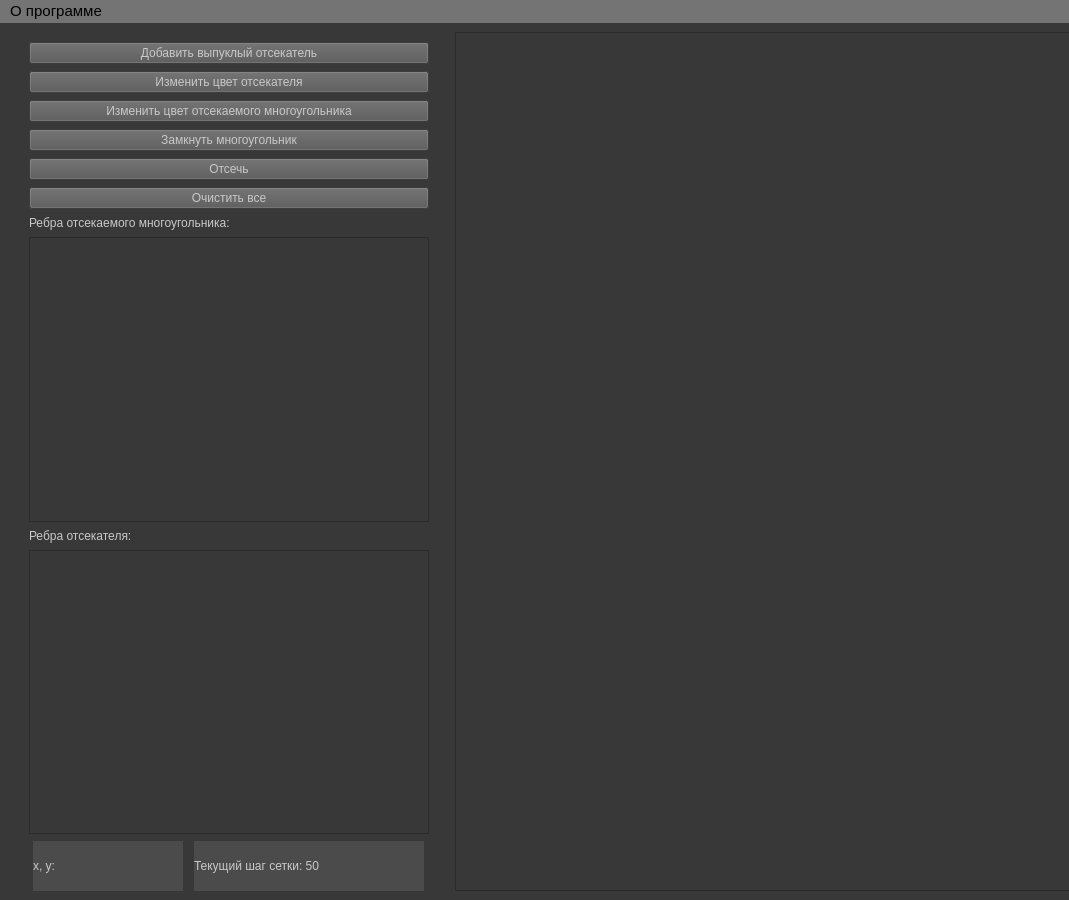
<?xml version="1.0" encoding="UTF-8"?>
<ui version="4.0">
 <class>MainWindow</class>
 <widget class="QMainWindow" name="MainWindow">
  <property name="enabled">
   <bool>true</bool>
  </property>
  <property name="geometry">
   <rect>
    <x>0</x>
    <y>0</y>
    <width>1069</width>
    <height>900</height>
   </rect>
  </property>
  <property name="sizePolicy">
   <sizepolicy hsizetype="Fixed" vsizetype="Fixed">
    <horstretch>0</horstretch>
    <verstretch>0</verstretch>
   </sizepolicy>
  </property>
  <property name="minimumSize">
   <size>
    <width>1000</width>
    <height>900</height>
   </size>
  </property>
  <property name="font">
   <font>
    <family>Arial</family>
    <pointsize>11</pointsize>
    <bold>false</bold>
   </font>
  </property>
  <property name="windowTitle">
   <string>ЛР 9. Отсечение произвольного многоугольника выпуклым отсекателем (алгоритм Сазерленда-Ходжмена) </string>
  </property>
  <property name="autoFillBackground">
   <bool>false</bool>
  </property>
  <property name="styleSheet">
   <string notr="true">background-color: rgb(56, 56, 56);</string>
  </property>
  <widget class="QWidget" name="centralwidget">
   <property name="sizePolicy">
    <sizepolicy hsizetype="Expanding" vsizetype="Expanding">
     <horstretch>0</horstretch>
     <verstretch>0</verstretch>
    </sizepolicy>
   </property>
   <layout class="QGridLayout" name="gridLayout">
    <item row="0" column="0">
     <layout class="QVBoxLayout" name="verticalLayout" stretch="0,0,0,0,0,0,0,0,0,0,0">
      <property name="spacing">
       <number>7</number>
      </property>
      <property name="leftMargin">
       <number>20</number>
      </property>
      <property name="topMargin">
       <number>10</number>
      </property>
      <property name="rightMargin">
       <number>20</number>
      </property>
      <property name="bottomMargin">
       <number>0</number>
      </property>
      <item>
       <widget class="QPushButton" name="add_cutoff_button">
        <property name="sizePolicy">
         <sizepolicy hsizetype="Fixed" vsizetype="Fixed">
          <horstretch>0</horstretch>
          <verstretch>0</verstretch>
         </sizepolicy>
        </property>
        <property name="maximumSize">
         <size>
          <width>460</width>
          <height>16777215</height>
         </size>
        </property>
        <property name="styleSheet">
         <string notr="true">color: rgb(200, 200, 200);
font: 10pt &quot;Segoe UI&quot;;
background-color: rgb(86, 86, 86);</string>
        </property>
        <property name="text">
         <string>Добавить выпуклый отсекатель</string>
        </property>
       </widget>
      </item>
      <item>
       <widget class="QPushButton" name="change_cutoff_color_button">
        <property name="sizePolicy">
         <sizepolicy hsizetype="Fixed" vsizetype="Fixed">
          <horstretch>0</horstretch>
          <verstretch>0</verstretch>
         </sizepolicy>
        </property>
        <property name="maximumSize">
         <size>
          <width>460</width>
          <height>16777215</height>
         </size>
        </property>
        <property name="styleSheet">
         <string notr="true">color: rgb(200, 200, 200);
font: 10pt &quot;Segoe UI&quot;;
background-color: rgb(86, 86, 86);</string>
        </property>
        <property name="text">
         <string>Изменить цвет отсекателя</string>
        </property>
       </widget>
      </item>
      <item>
       <widget class="QPushButton" name="change_polygon_color_button">
        <property name="sizePolicy">
         <sizepolicy hsizetype="Fixed" vsizetype="Fixed">
          <horstretch>0</horstretch>
          <verstretch>0</verstretch>
         </sizepolicy>
        </property>
        <property name="maximumSize">
         <size>
          <width>460</width>
          <height>16777215</height>
         </size>
        </property>
        <property name="styleSheet">
         <string notr="true">color: rgb(200, 200, 200);
font: 10pt &quot;Segoe UI&quot;;
background-color: rgb(86, 86, 86);</string>
        </property>
        <property name="text">
         <string>Изменить цвет отсекаемого многоугольника</string>
        </property>
       </widget>
      </item>
      <item>
       <widget class="QPushButton" name="close_figure_button">
        <property name="sizePolicy">
         <sizepolicy hsizetype="Fixed" vsizetype="Fixed">
          <horstretch>0</horstretch>
          <verstretch>0</verstretch>
         </sizepolicy>
        </property>
        <property name="maximumSize">
         <size>
          <width>460</width>
          <height>16777215</height>
         </size>
        </property>
        <property name="styleSheet">
         <string notr="true">color: rgb(200, 200, 200);
font: 10pt &quot;Segoe UI&quot;;
background-color: rgb(86, 86, 86);</string>
        </property>
        <property name="text">
         <string>Замкнуть многоугольник</string>
        </property>
       </widget>
      </item>
      <item>
       <widget class="QPushButton" name="cutoff_button">
        <property name="sizePolicy">
         <sizepolicy hsizetype="Fixed" vsizetype="Fixed">
          <horstretch>0</horstretch>
          <verstretch>0</verstretch>
         </sizepolicy>
        </property>
        <property name="maximumSize">
         <size>
          <width>460</width>
          <height>16777215</height>
         </size>
        </property>
        <property name="styleSheet">
         <string notr="true">color: rgb(200, 200, 200);
font: 10pt &quot;Segoe UI&quot;;
background-color: rgb(86, 86, 86);</string>
        </property>
        <property name="text">
         <string>Отсечь</string>
        </property>
       </widget>
      </item>
      <item>
       <widget class="QPushButton" name="clear_button">
        <property name="sizePolicy">
         <sizepolicy hsizetype="Fixed" vsizetype="Fixed">
          <horstretch>0</horstretch>
          <verstretch>0</verstretch>
         </sizepolicy>
        </property>
        <property name="maximumSize">
         <size>
          <width>460</width>
          <height>16777215</height>
         </size>
        </property>
        <property name="styleSheet">
         <string notr="true">color: rgb(200, 200, 200);
font: 10pt &quot;Segoe UI&quot;;
background-color: rgb(86, 86, 86);</string>
        </property>
        <property name="text">
         <string>Очистить все</string>
        </property>
       </widget>
      </item>
      <item>
       <widget class="QLabel" name="label">
        <property name="sizePolicy">
         <sizepolicy hsizetype="Fixed" vsizetype="Fixed">
          <horstretch>0</horstretch>
          <verstretch>0</verstretch>
         </sizepolicy>
        </property>
        <property name="styleSheet">
         <string notr="true">color: rgb(200, 200, 200);
font: 10pt &quot;Segoe UI&quot;;</string>
        </property>
        <property name="text">
         <string>Ребра отсекаемого многоугольника:</string>
        </property>
       </widget>
      </item>
      <item>
       <widget class="QListWidget" name="scroll_list">
        <property name="sizePolicy">
         <sizepolicy hsizetype="Fixed" vsizetype="Expanding">
          <horstretch>0</horstretch>
          <verstretch>0</verstretch>
         </sizepolicy>
        </property>
        <property name="minimumSize">
         <size>
          <width>400</width>
          <height>100</height>
         </size>
        </property>
        <property name="styleSheet">
         <string notr="true">font: 11pt &quot;Segoe UI&quot;;
color: rgb(255, 255, 255);</string>
        </property>
       </widget>
      </item>
      <item>
       <widget class="QLabel" name="label_2">
        <property name="sizePolicy">
         <sizepolicy hsizetype="Fixed" vsizetype="Fixed">
          <horstretch>0</horstretch>
          <verstretch>0</verstretch>
         </sizepolicy>
        </property>
        <property name="styleSheet">
         <string notr="true">color: rgb(200, 200, 200);
font: 10pt &quot;Segoe UI&quot;;</string>
        </property>
        <property name="text">
         <string>Ребра отсекателя:</string>
        </property>
       </widget>
      </item>
      <item>
       <widget class="QListWidget" name="edges_list">
        <property name="sizePolicy">
         <sizepolicy hsizetype="Fixed" vsizetype="Expanding">
          <horstretch>0</horstretch>
          <verstretch>0</verstretch>
         </sizepolicy>
        </property>
        <property name="minimumSize">
         <size>
          <width>400</width>
          <height>100</height>
         </size>
        </property>
        <property name="font">
         <font>
          <family>Segoe UI</family>
          <pointsize>11</pointsize>
          <italic>false</italic>
          <bold>false</bold>
         </font>
        </property>
        <property name="styleSheet">
         <string notr="true">font: 11pt &quot;Segoe UI&quot;;
color: rgb(255, 255, 255);</string>
        </property>
       </widget>
      </item>
      <item>
       <layout class="QHBoxLayout" name="horizontalLayout">
        <item>
         <widget class="QLabel" name="current_coords_label">
          <property name="sizePolicy">
           <sizepolicy hsizetype="Fixed" vsizetype="Fixed">
            <horstretch>0</horstretch>
            <verstretch>0</verstretch>
           </sizepolicy>
          </property>
          <property name="minimumSize">
           <size>
            <width>150</width>
            <height>50</height>
           </size>
          </property>
          <property name="maximumSize">
           <size>
            <width>150</width>
            <height>50</height>
           </size>
          </property>
          <property name="styleSheet">
           <string notr="true">color: rgb(200, 200, 200);
font: 10pt &quot;Segoe UI&quot;;
border-color: rgb(255, 255, 255);
background-color: rgb(75, 75, 75);</string>
          </property>
          <property name="text">
           <string>x, y:</string>
          </property>
         </widget>
        </item>
        <item>
         <widget class="QLabel" name="current_grid_label">
          <property name="sizePolicy">
           <sizepolicy hsizetype="Fixed" vsizetype="Fixed">
            <horstretch>0</horstretch>
            <verstretch>0</verstretch>
           </sizepolicy>
          </property>
          <property name="minimumSize">
           <size>
            <width>0</width>
            <height>50</height>
           </size>
          </property>
          <property name="maximumSize">
           <size>
            <width>230</width>
            <height>50</height>
           </size>
          </property>
          <property name="styleSheet">
           <string notr="true">color: rgb(200, 200, 200);
font: 10pt &quot;Segoe UI&quot;;
border-color: rgb(255, 255, 255);
background-color: rgb(75, 75, 75);</string>
          </property>
          <property name="text">
           <string>Текущий шаг сетки: 50</string>
          </property>
         </widget>
        </item>
       </layout>
      </item>
     </layout>
    </item>
    <item row="0" column="1">
     <widget class="QGraphicsView" name="graphicsView">
      <property name="minimumSize">
       <size>
        <width>630</width>
        <height>0</height>
       </size>
      </property>
      <property name="maximumSize">
       <size>
        <width>1920</width>
        <height>1080</height>
       </size>
      </property>
     </widget>
    </item>
   </layout>
  </widget>
  <widget class="QMenuBar" name="menubar">
   <property name="geometry">
    <rect>
     <x>0</x>
     <y>0</y>
     <width>1069</width>
     <height>29</height>
    </rect>
   </property>
   <property name="sizePolicy">
    <sizepolicy hsizetype="Fixed" vsizetype="Fixed">
     <horstretch>0</horstretch>
     <verstretch>0</verstretch>
    </sizepolicy>
   </property>
   <property name="font">
    <font>
     <pointsize>11</pointsize>
    </font>
   </property>
   <property name="styleSheet">
    <string notr="true">background-color: rgb(116, 116, 116);</string>
   </property>
   <widget class="QMenu" name="about_menu">
    <property name="title">
     <string>О программе</string>
    </property>
    <addaction name="about_author"/>
    <addaction name="about_task"/>
    <addaction name="instruction"/>
   </widget>
   <addaction name="about_menu"/>
  </widget>
  <action name="about_author">
   <property name="text">
    <string>Об авторе</string>
   </property>
   <property name="font">
    <font>
     <pointsize>11</pointsize>
    </font>
   </property>
  </action>
  <action name="about_task">
   <property name="text">
    <string>Условие</string>
   </property>
   <property name="font">
    <font>
     <pointsize>11</pointsize>
    </font>
   </property>
  </action>
  <action name="instruction">
   <property name="text">
    <string>Возможности программы</string>
   </property>
   <property name="font">
    <font>
     <pointsize>10</pointsize>
    </font>
   </property>
  </action>
 </widget>
 <resources/>
 <connections/>
</ui>
